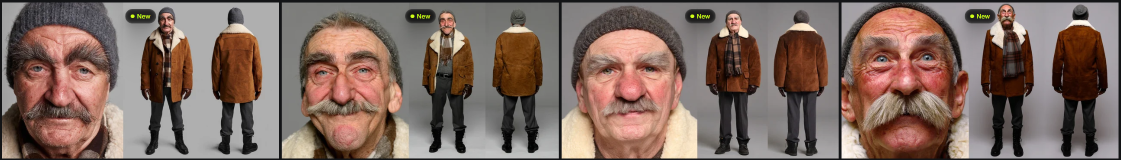
#> input picture Chaadaev/Шишка_21x9/референсы/ded_try1_rejected.png, 2242 x 320 px (shown at 1/2 size)
$ python compare_plate.py '../референсы/ded_try1_rejected.png' '../референсы/mama_outfit.png' '../референсы/mama_outfit.png'
#> lines starting #> are read from the running program, lines starting #| are printed output that depends on the picture
import sys, numpy as np
from PIL import Image, ImageFilter, ImageOps
src,ed,out=sys.argv[1],sys.argv[2],sys.argv[3]
o=Image.open(src).convert('RGB'); e=Image.open(ed).convert('RGB')
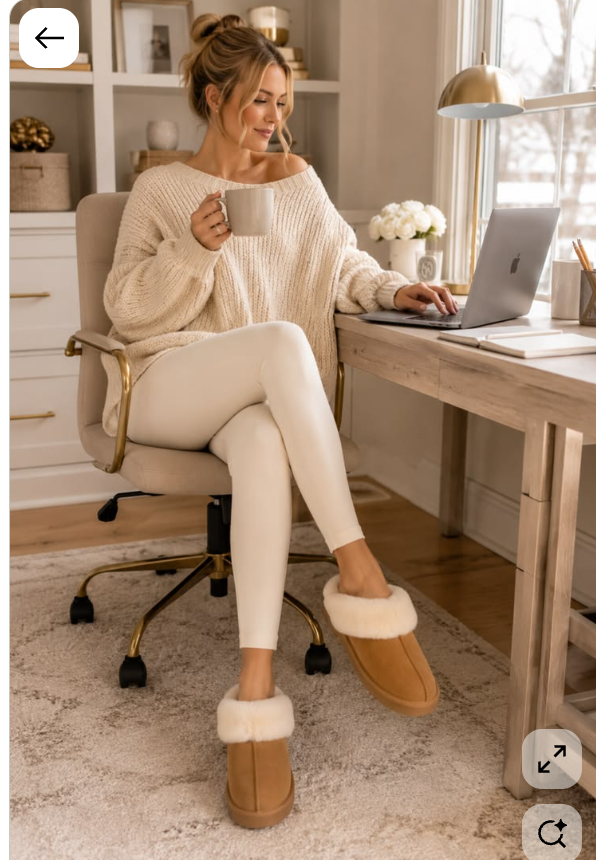
#> input picture Chaadaev/Шишка_21x9/референсы/mama_outfit.png, 596 x 860 px
W,H=e.size; W2=800; H2=round(W2*H/W)
#> after `W, H = e.size`: W = 596; H = 860
#> after `H2 = round(W2 * H / W)`: H2 = 1154
es=np.asarray(e.resize((W2,H2)).convert('L'),dtype=np.float32); es=(es-es.mean())/es.std()
#> after `es = np.asarray(e.resize((W2, H2)).convert('L'), dtype=np.float32)`:
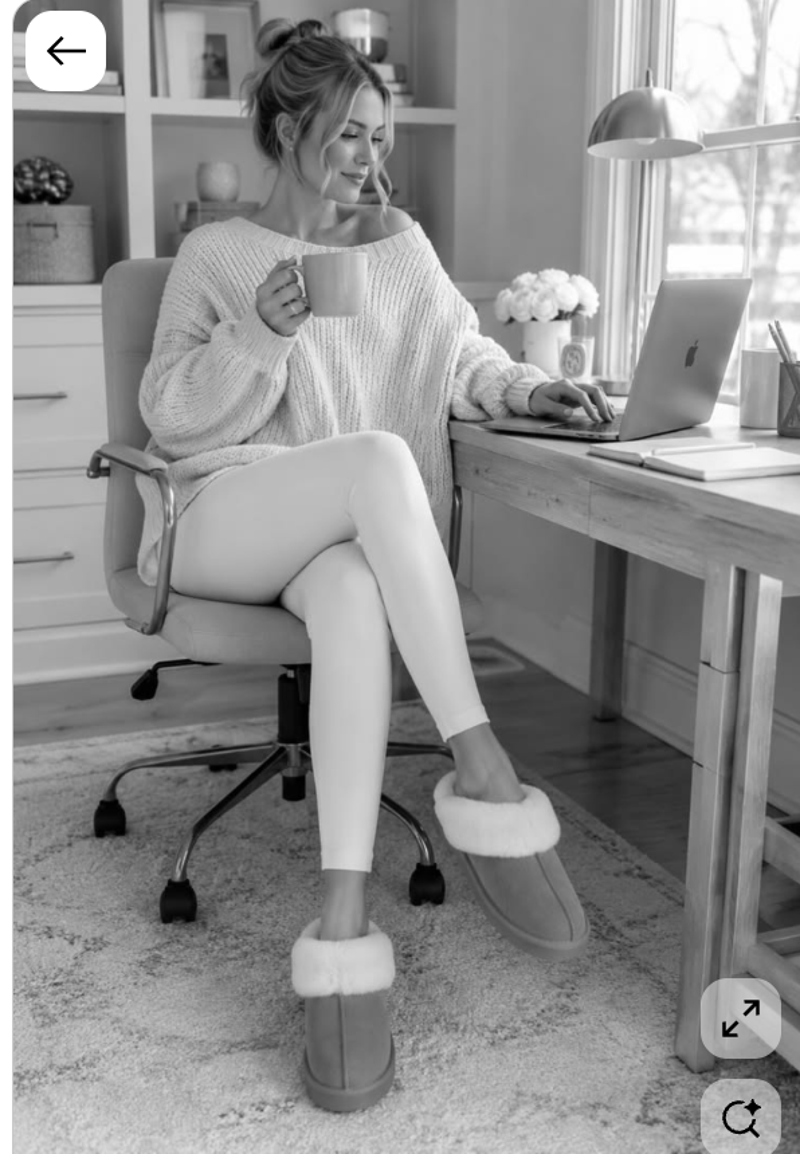
#> es: shape (1154, 800) float32; min 0, max 255, mean 144.3
best=None
for s in np.arange(0.90,1.13,0.01):
    ow=round(W2*s); oh=round(ow*o.size[1]/o.size[0])
    if oh<H2*0.9: continue
    os_=np.asarray(o.resize((ow,oh)).convert('L'),dtype=np.float32)
    for dx in range(-40,41,4):
      for dy in range(-40,41,4):
        x0=(ow-W2)//2+dx; y0=(oh-H2)//2+dy
        if x0<0 or y0<0 or x0+W2>ow or y0+H2>oh: continue
        c=os_[y0:y0+H2,x0:x0+W2]; c=(c-c.mean())/c.std(); r=float(np.mean(c*es))
        if best is None or r>best[0]: best=(r,s,x0,y0,ow,oh)
#> (the run stopped early here; a loop or call above may not have finished)
